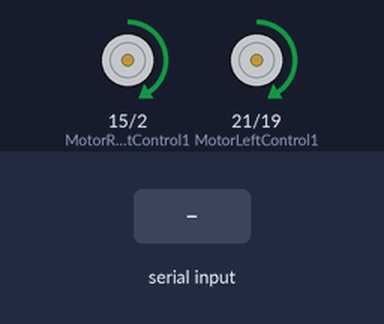
A sketch run on a simulated ESP32. Parts: motor-driver pin pairs drawn as motors (green arrow = first pin HIGH = forward, orange = second pin HIGH = backward, longer = more drive). The test bench sets the inputs (shaded band).

Above: at 1.2 s.
1.3 s: "1" received over Serial
At 2.1 s:
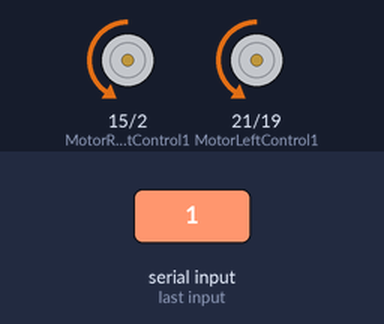
2.8 s: "2" received over Serial
At 3.3 s:
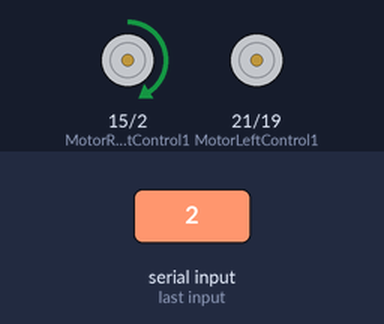
4.3 s: "3" received over Serial
At 5.5 s:
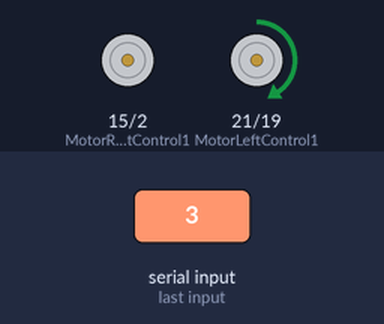
5.8 s: "4" received over Serial
At 6.8 s:
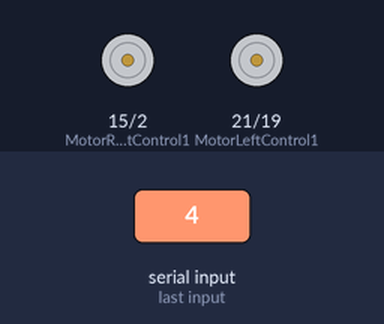
Timing chart, 0 to 8.3 s (numbered marks = the images above; inputs shaded):
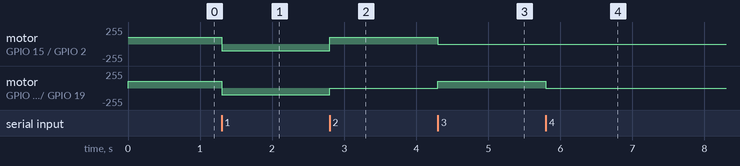

The sketch:

Wireless-controlled_Car.ino
```cpp
// ----------- PIN DEFITIONS ------------
#define MotorRightControl1 15
#define MotorRightControl2 2
#define MotorLeftControl1 21
#define MotorLeftControl2 19

// ----------- VAR ------------------
int velocity = 40;                                // portentage of speed that are used on PWM
// ----------- FUNCTIONS DECLARATION ------------
void goAhead();
void goBack();
void turnLeft();
void turnRight();
void Stop();


void setup() {
  Serial.begin(9600);
  ledcAttachPin(MotorRightControl1, 1);
  ledcAttachPin(MotorRightControl2, 2);
  ledcAttachPin(MotorLeftControl1, 3);
  ledcAttachPin(MotorLeftControl2, 4);
  ledcSetup(1, 500, 10);
  ledcSetup(2, 500, 10);
  ledcSetup(3, 500, 10);
  ledcSetup(4, 500, 10);
  goAhead();
}
int dir=0;
void loop() {
  if(Serial.available()>0){
    dir=Serial.read();
    switch(dir){
      case '0':
        goAhead();
        break;
      case '1':
        goBack();
        break;
      case '2':
        turnLeft();
        break;
      case '3':
        turnRight();
        break;
      case '4':
        Stop();
        break;
    }
  }


}
// ---------- FUNCTIONS -------------------
void goAhead(){
  ledcWrite(1, map(velocity,0, 100, 0 , 1023));
  ledcWrite(2, 0);
  ledcWrite(3, map(velocity,0, 100, 0 , 1023));
  ledcWrite(4, 0);
}

void goBack(){
  ledcWrite(1, 0);
  ledcWrite(2, map(velocity,0, 100, 0 , 1023));
  ledcWrite(3, 0);
  ledcWrite(4, map(velocity,0, 100, 0 , 1023));
}

void turnLeft(){
  ledcWrite(1, map(velocity,0, 100, 0 , 1023));
  ledcWrite(2, 0);
  ledcWrite(3, 0);
  ledcWrite(4, 0);
}

void turnRight(){
  ledcWrite(1 , 0);
  ledcWrite(2 , 0);
  ledcWrite(3 , map(velocity,0, 100, 0 , 1023));
  ledcWrite(4 , 0);
}

void Stop(){
  ledcWrite(1, 0);
  ledcWrite(2, 0);
  ledcWrite(3, 0);
  ledcWrite(4, 0);
}
```

Measured:
- after the input at 1.3 s, motor on GPIO 15 (MotorRightControl1) / GPIO 2 (MotorRightControl2), motor on GPIO 21 (MotorLeftControl1) / GPIO 19 (MotorLeftControl2): forward 102/255 → backward 102/255 at once
- after the input at 2.8 s, motor on GPIO 15 (MotorRightControl1) / GPIO 2 (MotorRightControl2): backward 102/255 → forward 102/255 at once; motor on GPIO 21 (MotorLeftControl1) / GPIO 19 (MotorLeftControl2): backward 102/255 → stopped at once
- after the input at 4.3 s, motor on GPIO 15 (MotorRightControl1) / GPIO 2 (MotorRightControl2): forward 102/255 → stopped at once; motor on GPIO 21 (MotorLeftControl1) / GPIO 19 (MotorLeftControl2): stopped → forward 102/255 at once
- after the input at 5.8 s, motor on GPIO 21 (MotorLeftControl1) / GPIO 19 (MotorLeftControl2): forward 102/255 → stopped at once
